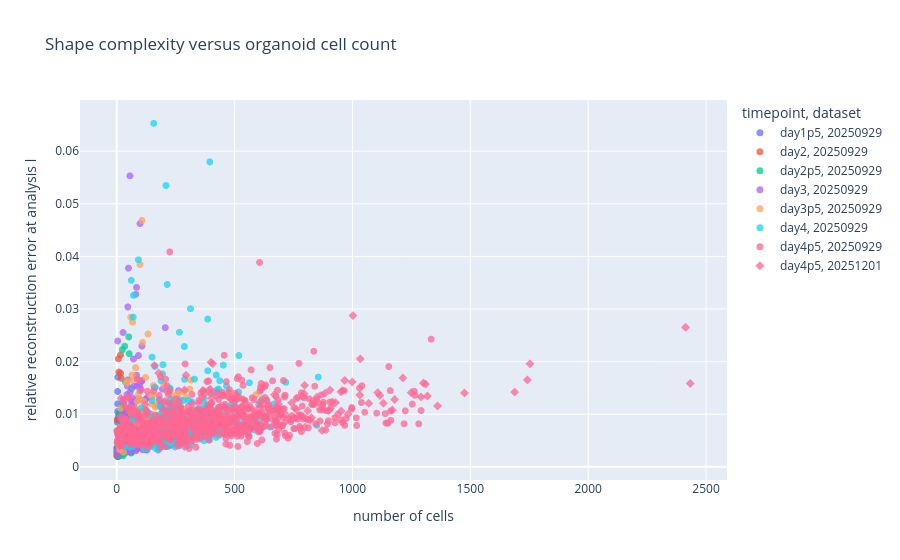

The notebook cell saved with this chart:
### Markdown cell above
## Complexity Versus Cell Count

This plot treats cell count as a developmental timescale. Hover over points to inspect individual organoids.

### Code cell
fig = px.scatter(
    summary_df,
    x="n_cells",
    y="complexity_error_at_l",
    color="timepoint_group",
    symbol="dataset",
    hover_data=["dataset", "timepoint", "label_uid", "well", "organoid_id", "raw_volume", "raw_surface_area"],
    labels={
        "n_cells": "number of cells",
        "complexity_error_at_l": "relative reconstruction error at analysis l",
        "timepoint_group": "timepoint",
    },
    title="Shape complexity versus organoid cell count",
)
fig.update_traces(marker=dict(size=7, opacity=0.75))
fig.show()

### Figure 1 — Plotly figure (JSON) as saved in the notebook; plotly's stock layout.template omitted (floating-point values rounded to 4 significant figures; data arrays with more than 128 entries replaced by an {"elided": "..."} marker saying what was removed)
{"data": [{"customdata": {"elided": "380x7 mixed values"}, "hovertemplate": "timepoint=%{customdata[1]}<br>dataset=%{customdata[0]}<br>number of cells=%{x}<br>relative reconstruction error at analysis l=%{y}<br>label_uid=%{customdata[2]}<br>well=%{customdata[3]}<br>organoid_id=%{customdata[4]}<br>raw_volume=%{customdata[5]}<br>raw_surface_area=%{customdata[6]}<extra></extra>", "legendgroup": "day1p5, 20250929", "marker": {"color": "#636efa", "opacity": 0.75, "size": 7, "symbol": "circle"}, "mode": "markers", "name": "day1p5, 20250929", "showlegend": true, "type": "scattergl", "x": {"elided": "380 int values"}, "xaxis": "x", "y": {"elided": "380 float values"}, "yaxis": "y"}, {"customdata": {"elided": "280x7 mixed values"}, "hovertemplate": "timepoint=%{customdata[1]}<br>dataset=%{customdata[0]}<br>number of cells=%{x}<br>relative reconstruction error at analysis l=%{y}<br>label_uid=%{customdata[2]}<br>well=%{customdata[3]}<br>organoid_id=%{customdata[4]}<br>raw_volume=%{customdata[5]}<br>raw_surface_area=%{customdata[6]}<extra></extra>", "legendgroup": "day2, 20250929", "marker": {"color": "#EF553B", "opacity": 0.75, "size": 7, "symbol": "circle"}, "mode": "markers", "name": "day2, 20250929", "showlegend": true, "type": "scattergl", "x": {"elided": "280 int values"}, "xaxis": "x", "y": {"elided": "280 float values"}, "yaxis": "y"}, {"customdata": {"elided": "370x7 mixed values"}, "hovertemplate": "timepoint=%{customdata[1]}<br>dataset=%{customdata[0]}<br>number of cells=%{x}<br>relative reconstruction error at analysis l=%{y}<br>label_uid=%{customdata[2]}<br>well=%{customdata[3]}<br>organoid_id=%{customdata[4]}<br>raw_volume=%{customdata[5]}<br>raw_surface_area=%{customdata[6]}<extra></extra>", "legendgroup": "day2p5, 20250929", "marker": {"color": "#00cc96", "opacity": 0.75, "size": 7, "symbol": "circle"}, "mode": "markers", "name": "day2p5, 20250929", "showlegend": true, "type": "scattergl", "x": {"elided": "370 int values"}, "xaxis": "x", "y": {"elided": "370 float values"}, "yaxis": "y"}, {"customdata": {"elided": "472x7 mixed values"}, "hovertemplate": "timepoint=%{customdata[1]}<br>dataset=%{customdata[0]}<br>number of cells=%{x}<br>relative reconstruction error at analysis l=%{y}<br>label_uid=%{customdata[2]}<br>well=%{customdata[3]}<br>organoid_id=%{customdata[4]}<br>raw_volume=%{customdata[5]}<br>raw_surface_area=%{customdata[6]}<extra></extra>", "legendgroup": "day3, 20250929", "marker": {"color": "#ab63fa", "opacity": 0.75, "size": 7, "symbol": "circle"}, "mode": "markers", "name": "day3, 20250929", "showlegend": true, "type": "scattergl", "x": {"elided": "472 int values"}, "xaxis": "x", "y": {"elided": "472 float values"}, "yaxis": "y"}, {"customdata": {"elided": "312x7 mixed values"}, "hovertemplate": "timepoint=%{customdata[1]}<br>dataset=%{customdata[0]}<br>number of cells=%{x}<br>relative reconstruction error at analysis l=%{y}<br>label_uid=%{customdata[2]}<br>well=%{customdata[3]}<br>organoid_id=%{customdata[4]}<br>raw_volume=%{customdata[5]}<br>raw_surface_area=%{customdata[6]}<extra></extra>", "legendgroup": "day3p5, 20250929", "marker": {"color": "#FFA15A", "opacity": 0.75, "size": 7, "symbol": "circle"}, "mode": "markers", "name": "day3p5, 20250929", "showlegend": true, "type": "scattergl", "x": {"elided": "312 int values"}, "xaxis": "x", "y": {"elided": "312 float values"}, "yaxis": "y"}, {"customdata": {"elided": "358x7 mixed values"}, "hovertemplate": "timepoint=%{customdata[1]}<br>dataset=%{customdata[0]}<br>number of cells=%{x}<br>relative reconstruction error at analysis l=%{y}<br>label_uid=%{customdata[2]}<br>well=%{customdata[3]}<br>organoid_id=%{customdata[4]}<br>raw_volume=%{customdata[5]}<br>raw_surface_area=%{customdata[6]}<extra></extra>", "legendgroup": "day4, 20250929", "marker": {"color": "#19d3f3", "opacity": 0.75, "size": 7, "symbol": "circle"}, "mode": "markers", "name": "day4, 20250929", "showlegend": true, "type": "scattergl", "x": {"elided": "358 int values"}, "xaxis": "x", "y": {"elided": "358 float values"}, "yaxis": "y"}, {"customdata": {"elided": "558x7 mixed values"}, "hovertemplate": "timepoint=%{customdata[1]}<br>dataset=%{customdata[0]}<br>number of cells=%{x}<br>relative reconstruction error at analysis l=%{y}<br>label_uid=%{customdata[2]}<br>well=%{customdata[3]}<br>organoid_id=%{customdata[4]}<br>raw_volume=%{customdata[5]}<br>raw_surface_area=%{customdata[6]}<extra></extra>", "legendgroup": "day4p5, 20250929", "marker": {"color": "#FF6692", "opacity": 0.75, "size": 7, "symbol": "circle"}, "mode": "markers", "name": "day4p5, 20250929", "showlegend": true, "type": "scattergl", "x": {"elided": "558 int values"}, "xaxis": "x", "y": {"elided": "558 float values"}, "yaxis": "y"}, {"customdata": {"elided": "310x7 mixed values"}, "hovertemplate": "timepoint=%{customdata[1]}<br>dataset=%{customdata[0]}<br>number of cells=%{x}<br>relative reconstruction error at analysis l=%{y}<br>label_uid=%{customdata[2]}<br>well=%{customdata[3]}<br>organoid_id=%{customdata[4]}<br>raw_volume=%{customdata[5]}<br>raw_surface_area=%{customdata[6]}<extra></extra>", "legendgroup": "day4p5, 20251201", "marker": {"color": "#FF6692", "opacity": 0.75, "size": 7, "symbol": "diamond"}, "mode": "markers", "name": "day4p5, 20251201", "showlegend": true, "type": "scattergl", "x": {"elided": "310 int values"}, "xaxis": "x", "y": {"elided": "310 float values"}, "yaxis": "y"}], "layout": {"legend": {"title": {"text": "timepoint, dataset"}, "tracegroupgap": 0}, "title": {"text": "Shape complexity versus organoid cell count"}, "xaxis": {"anchor": "y", "domain": [0, 1], "title": {"text": "number of cells"}}, "yaxis": {"anchor": "x", "domain": [0, 1], "title": {"text": "relative reconstruction error at analysis l"}}}}
